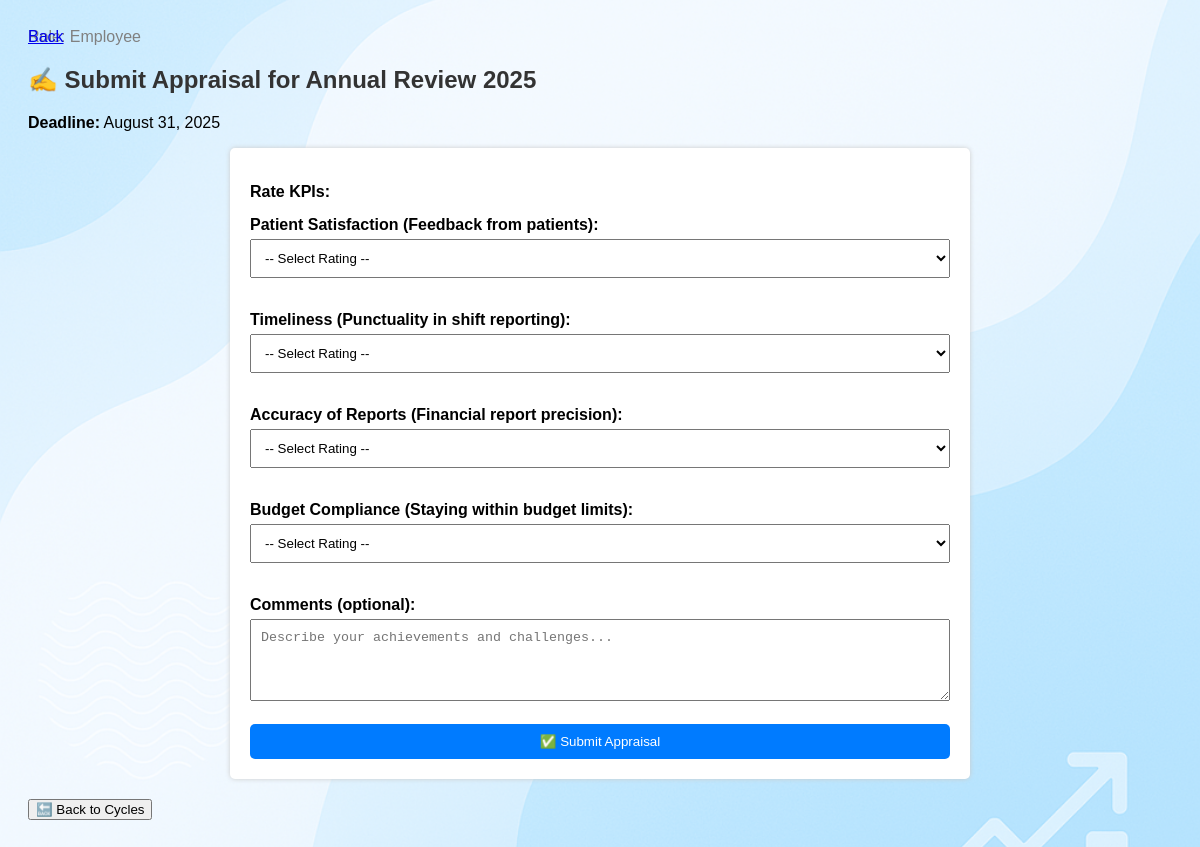
Page /submit_self_appraisal.php?cycle_id=7 (signed in) on the committed database.
### tables this page shows
CREATE TABLE `cycle` (
  `cycle_id` int(11) NOT NULL,
  `cycle_name` varchar(100) NOT NULL,
  `start_date` date NOT NULL,
  `end_date` date NOT NULL,
  `status` enum('Open','Closed') DEFAULT 'Open'
);

CREATE TABLE `kpis` (
  `kpi_id` int(11) NOT NULL,
  `dept_id` int(11) DEFAULT NULL,
  `kpi_name` varchar(100) DEFAULT NULL,
  `weight` decimal(5,2) DEFAULT NULL,
  `description` text DEFAULT NULL
);

### submit_self_appraisal.php (the view, shortened to what this page needs)
<?php
include 'db_connect.php';
$role = $_SESSION['role'] ?? 'Not set';
echo "<p style='color:gray;'>Role: $role</p>";
$user_id = $_SESSION['user_id'];
$cycle_id = $_GET['cycle_id'] ?? null;
if (!$cycle_id || !is_numeric($cycle_id)) {
    $message = "<p class='error'>❌ Invalid cycle selected.</p>";
} else {
    $emp_stmt = $conn->prepare("SELECT employee_id FROM employees WHERE user_id = ?");
    $emp_stmt->bind_param("i", $user_id);
    $emp_stmt->execute();
    $emp_stmt->bind_result($employee_id);
    $cycle = $conn->query("SELECT cycle_name, end_date FROM cycle WHERE cycle_id = $cycle_id")->fetch_assoc();
    $check = $conn->prepare("SELECT appraisal_id FROM appraisals WHERE employee_id = ? AND cycle_id = ?");
    $check->bind_param("ii", $employee_id, $cycle_id);
    $check->execute();
    $check->store_result();
    if ($check->num_rows > 0) {
        $message = "<p class='error'>❌ You already submitted this appraisal.</p>";
        $check->close();
    } else {
        $kpis = $conn->query("SELECT * FROM kpis");
    }
}
?>
<!DOCTYPE html>
<html>
<head>
</head>
<body class="appraisal-form-background">
<?php if (isset($cycle)): ?>
<h2>✍️ Submit Appraisal for <?= htmlspecialchars($cycle['cycle_name']) ?></h2>
<p><strong>Deadline:</strong> <?= date("F j, Y", strtotime($cycle['end_date'])) ?></p>
<form method="POST">
    <label>Rate KPIs:</label>
    <?php while ($kpi = $kpis->fetch_assoc()) { ?>
        <label><?= $kpi['kpi_name'] ?> (<?= $kpi['description'] ?>):</label>
        <select name="ratings[<?= $kpi['kpi_id'] ?>]" required>
            <option value="">-- Select Rating --</option>
        </select><br><br>
    <?php } ?>
    <label>Comments (optional):</label>
    <textarea name="comments" rows="4" placeholder="Describe your achievements and challenges..."></textarea><br><br>
    <input type="submit" value="✅ Submit Appraisal">
</form>
<?php endif; ?>
<a href="view_cycles.php"><button style="margin-top:20px;">🔙 Back to Cycles</button></a>
<div class="back-button">
  <a href="dashboard.php" onclick="return confirm('Return to dashboard?')" class="btn btn-outline-secondary">
    <i class="bi bi-arrow-left-circle"></i> Back
  </a>
</div>
</body>
</html>

### submit_self_appraisal.php (style rules this page uses)
body.appraisal-form-background { font-family: Arial, sans-serif; padding: 20px; min-height: 100vh; background-image: url('assets/appraisal_form_bg.png'); background-size: cover; background-position: center; background-repeat: no-repeat; position: relative; z-index: 1; }
body.appraisal-form-background::before { content: ""; position: fixed; top: 0; left: 0; width: 100%; height: 100%; background-color: rgba(255,255,255,0.5); z-index: -1; }
h2 { color: #333; }
label { font-weight: bold; display: block; margin-top: 15px; }
select, textarea, input[type="submit"] { width: 100%; padding: 10px; margin-top: 5px; }
input[type="submit"] { background-color: #007BFF; color: white; border: none; cursor: pointer; border-radius: 5px; }
form { background-color: #fff; padding: 20px; border-radius: 5px; box-shadow: 0 0 5px #ccc; max-width: 700px; margin: auto; }
.back-button { position: absolute; top: 20px; left: 20px; z-index: 1000; }

### rows in the picture
cycle: cycle_name "Annual Review 2025", end_date "August 31, 2025"
kpis: kpi_name "Patient Satisfaction", description "Feedback from patients"
kpis: kpi_name "Timeliness", description "Punctuality in shift reporting"
kpis: kpi_name "Accuracy of Reports", description "Financial report precision"
kpis: kpi_name "Budget Compliance", description "Staying within budget limits"

### other values in the picture
$role "Employee"
